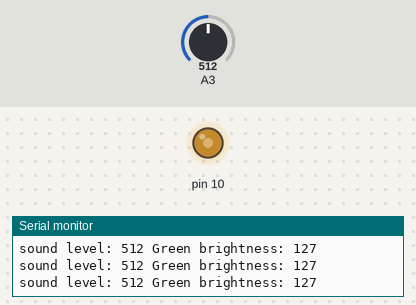
The sketch below on a simulated Arduino Leonardo, built with avr-gcc and run on an emulated ATmega32U4. Parts: output pins drawn as LEDs (lit = HIGH), the last lines printed to the serial monitor. The test bench sets the inputs (shaded band); at power-on: A3 = 512.

Above: at 1.2 s.
1.3 s: A3 set to 716
At 1.8 s:
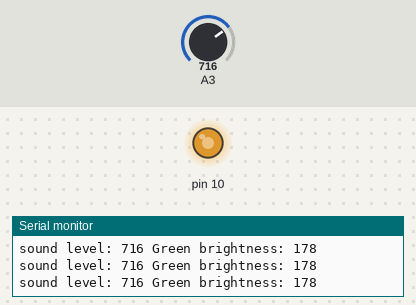
2.8 s: A3 set to 900
At 3.8 s:
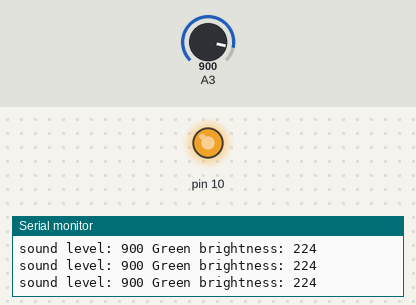
4.3 s: A3 set to 122
At 5.1 s:
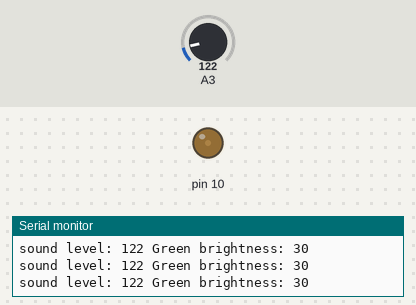
5.8 s: A3 set to 0
At 6.5 s:
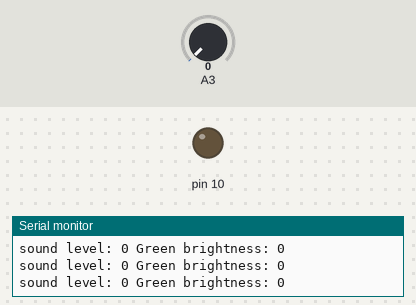
7.3 s: A3 set to 511
At 8.5 s:
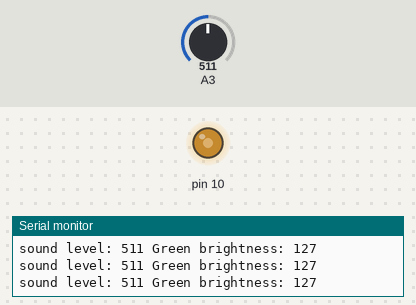
Timing chart, 0 to 9.8 s (numbered marks = the images above; inputs shaded):
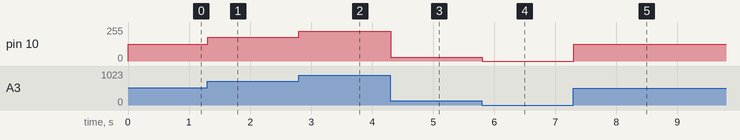

The sketch:

EsploraSoundSensor.ino
```cpp
/*
  Esplora Sound Sensor

 This  sketch shows you how to read  the microphone sensor. The microphone
will range from 0 (total silence) to 1023 (really loud).
 When you're using the sensor's reading (for example, to set the brightness
 of the LED), you map the sensor's reading to a range between the minimum
 and the maximum.

 Created on 22 Dec 2012
 by Tom Igoe

 This example is in the public domain.
 */

#include <Esplora.h>

void setup() {
  // initialize the serial communication:
  Serial.begin(9600);
}

void loop() {
  // read the sensor into a variable:
  int loudness = Esplora.readMicrophone();

  // map the sound level to a brightness level for the LED:
  int brightness = map(loudness, 0, 1023, 0, 255);
  // write the brightness to the green LED:
  Esplora.writeGreen(brightness);


  // print the microphone levels and the LED levels (to see what's going on):
  Serial.print("sound level: ");
  Serial.print(loudness);
  Serial.print(" Green brightness: ");
  Serial.println(brightness);
  // add a delay to keep the LED from flickering:
  delay(10);
}
```

Measured:
- after the input at 1.3 s, pin 10: 127/255 → 178/255 at once
- after the input at 2.8 s, pin 10: 178/255 → 224/255 at once
- after the input at 4.3 s, pin 10: 224/255 → 30/255 at once
- after the input at 5.8 s, pin 10: 30/255 → 0/255 at once
- after the input at 7.3 s, pin 10: 0/255 → 127/255 at once
